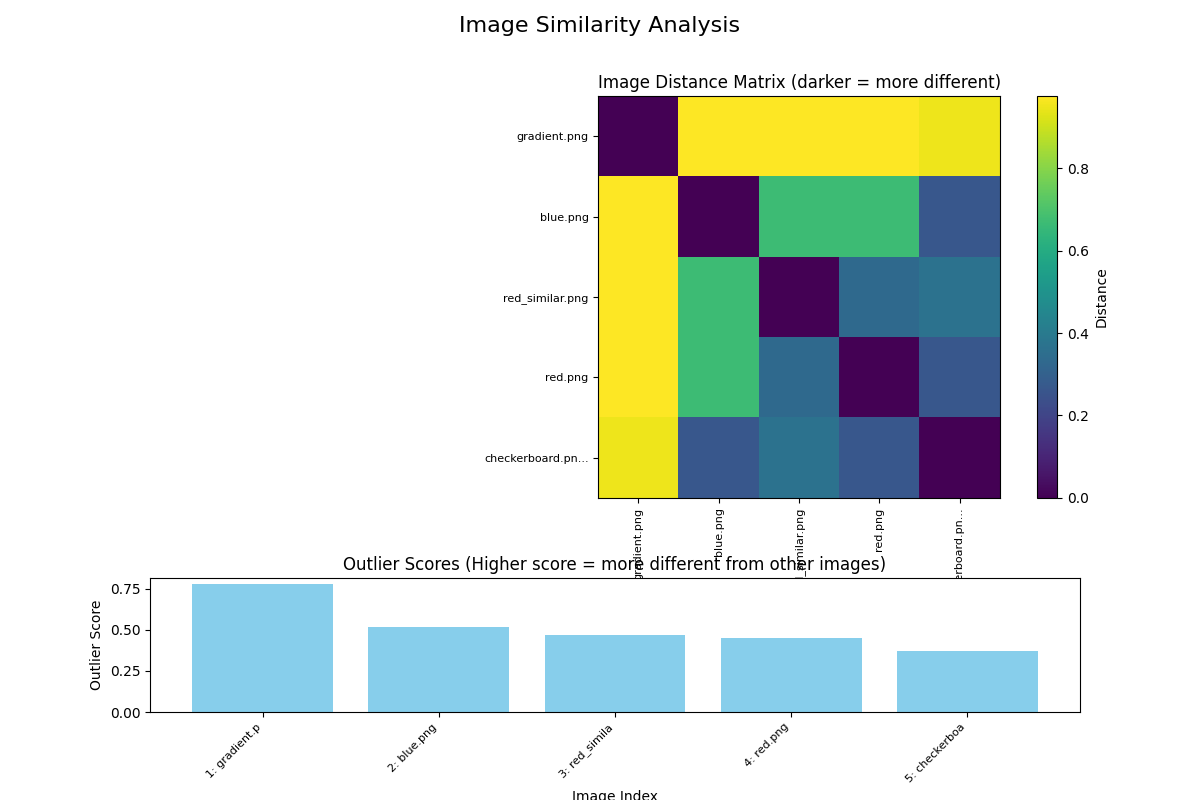
#> input picture test_images/comparison_visualization.png, 1200 x 800 px; its folder holds only this picture in this run
$ python -i image_utils.py   (imports and definitions only)
#> lines starting #> are read from the running program, lines starting #| are printed output that depends on the picture; after the words box and inside, x2 and y2 are one past the last pixel; in counts of white or black regions, pixels touching at a corner belong together
"""
Image Utility Functions for Dataset Preparation Tool
Common image processing functions used throughout the application.
"""

import os
import cv2
import numpy as np

# [118 lines left out: functions load_image_with_mask, crop_to_square, add_padding_to_square, not called in this run]

def improve_mask_detection(mask_img, threshold=20):
    """
    Enhanced mask detection that ensures all relevant mask areas are captured.

    Args:
        mask_img: Original mask image
        threshold: Brightness threshold for detection

    Returns:
        tuple: (improved_mask, bbox) where bbox is (x, y, width, height)
    """
    # Convert to grayscale if not already
    if len(mask_img.shape) == 3:
        if mask_img.shape[2] == 4:  # RGBA
            if np.any(mask_img[:,:,3] > 0):
                gray_mask = mask_img[:,:,3]
            else:
                gray_mask = cv2.cvtColor(mask_img[:,:,:3], cv2.COLOR_BGR2GRAY)
        else:  # RGB
            gray_mask = cv2.cvtColor(mask_img, cv2.COLOR_BGR2GRAY)
    else:
        gray_mask = mask_img.copy()

    # Apply threshold to create binary mask
    _, binary_mask = cv2.threshold(gray_mask, threshold, 255, cv2.THRESH_BINARY)

    # Apply morphological operations to enhance the mask
    kernel = np.ones((5, 5), np.uint8)
    binary_mask = cv2.morphologyEx(binary_mask, cv2.MORPH_CLOSE, kernel)

    # Find all contours
    contours, _ = cv2.findContours(binary_mask, cv2.RETR_EXTERNAL, cv2.CHAIN_APPROX_SIMPLE)

    # If no contours found, return full image bounds
    if not contours:
        h, w = mask_img.shape[:2]
        return binary_mask, (0, 0, w, h)

    # Create a mask that includes all contours
    combined_mask = np.zeros_like(binary_mask)

    # Filter contours by area - only keep significant ones
    min_area = binary_mask.shape[0] * binary_mask.shape[1] * 0.0005  # 0.05% of image area
    valid_contours = [c for c in contours if cv2.contourArea(c) > min_area]

    # If no valid contours after filtering, use all contours
    if not valid_contours:
        valid_contours = contours

    # Draw all valid contours on the combined mask
    cv2.drawContours(combined_mask, valid_contours, -1, 255, -1)

    # Now find the global bounding box of all contours
    x_coords = []
    y_coords = []

    for contour in valid_contours:
        for point in contour:
            x_coords.append(point[0][0])
            y_coords.append(point[0][1])

    # Calculate bounding box from min/max coordinates
    if x_coords and y_coords:
        min_x = max(0, min(x_coords))
        min_y = max(0, min(y_coords))
        max_x = min(binary_mask.shape[1], max(x_coords))
        max_y = min(binary_mask.shape[0], max(y_coords))

        # Create the bounding box
        bbox = (min_x, min_y, max_x - min_x, max_y - min_y)
    else:
        # Fallback to full image if something went wrong
        h, w = mask_img.shape[:2]
        bbox = (0, 0, w, h)

    return combined_mask, bbox

>>> import cv2
>>> picture = cv2.imread('../test_images/comparison_visualization.png', cv2.IMREAD_GRAYSCALE)
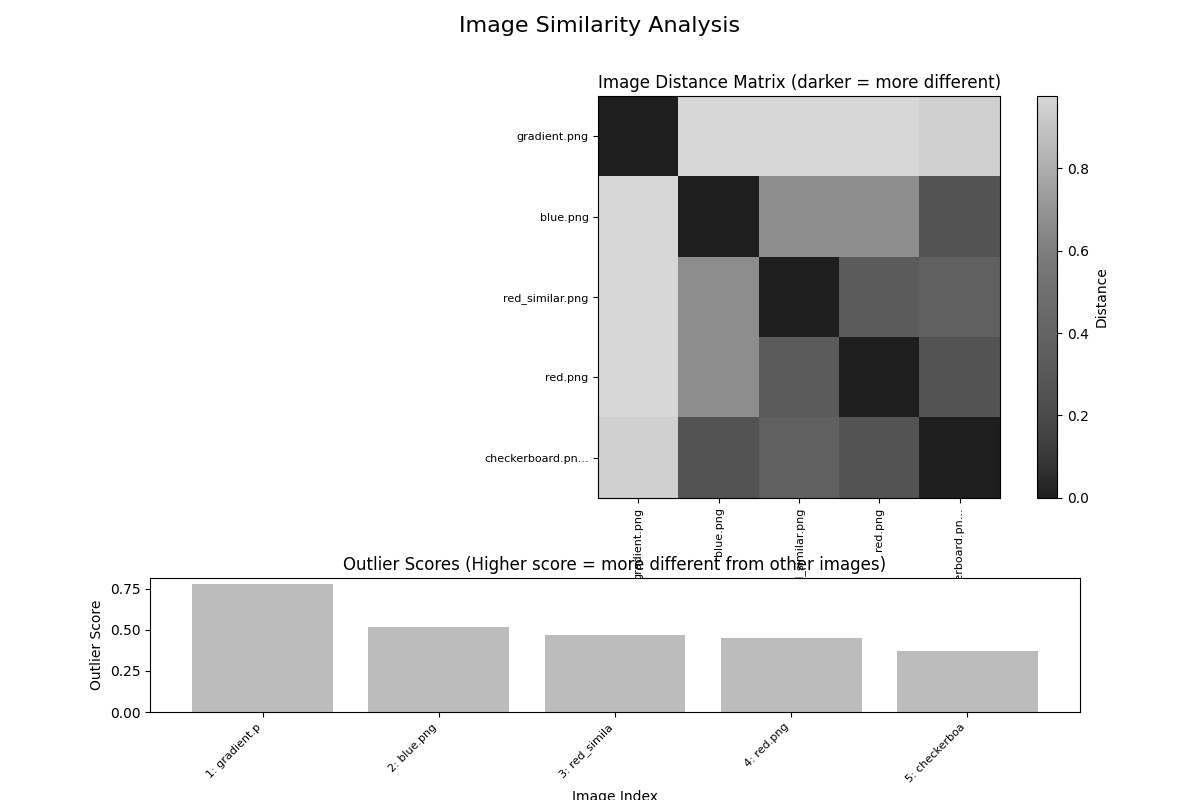
#> picture: shape (800, 1200); min 0, max 255, mean 224.4
>>> result = improve_mask_detection(picture)
#> in improve_mask_detection, `_, binary_mask = cv2.threshold(gray_mask, threshold, 255, cv2.THRESH_B..`:
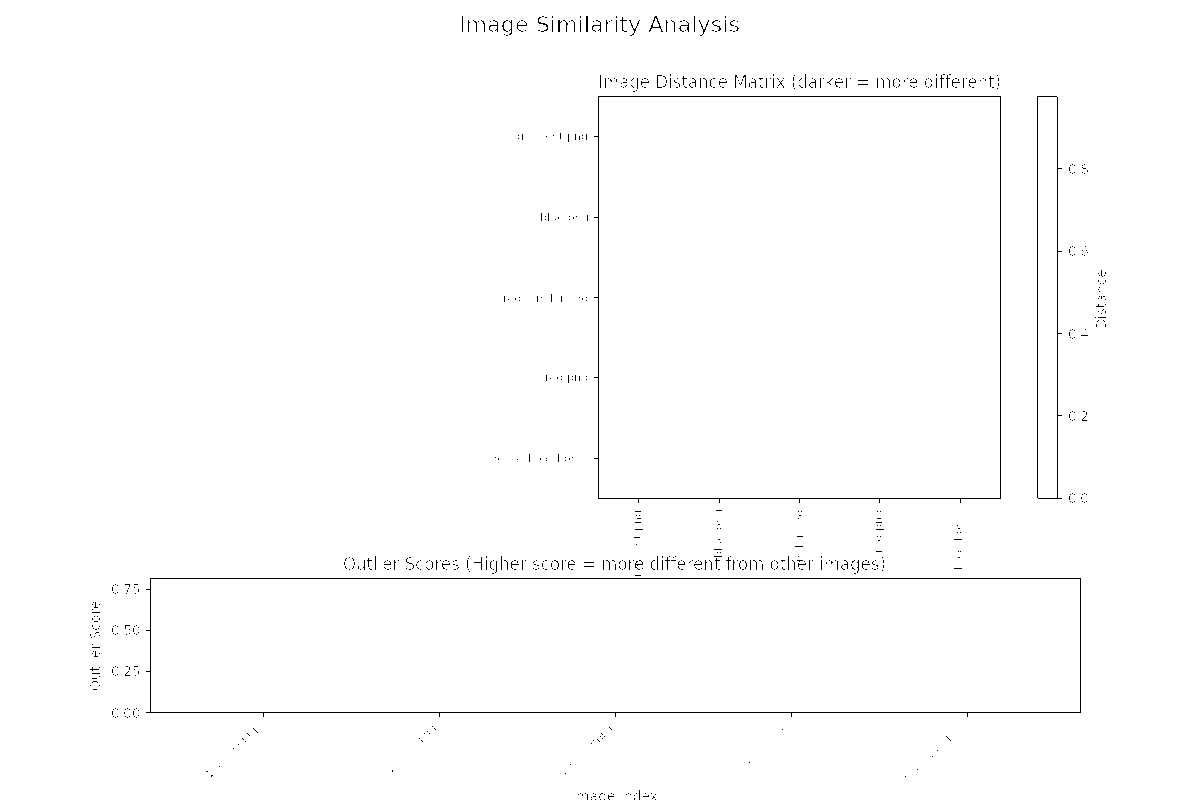
#> binary_mask: shape (800, 1200); 99.2% white; black in thin lines or dots, all inside (x1, y1, x2, y2) = (90, 16, 1106, 800)
#> in improve_mask_detection, `binary_mask = cv2.morphologyEx(binary_mask, cv2.MORPH_CLOSE, kernel)`: binary_mask: shape (800, 1200); every value is 255
#> in improve_mask_detection, `contours, _ = cv2.findContours(binary_mask, cv2.RETR_EXTERNAL, cv2.CHA..`: contours = [[[0, 0], [0, 799], [1199, 799], [1199, 0]]]
#> the loop in improve_mask_detection, `for contour in valid_contours:` made 1 pass
#> contour on pass 1: [[0, 0], [0, 799], [1199, 799], [1199, 0]]
#> after the loop in improve_mask_detection, `for contour in valid_contours:`: x_coords = [0, 0, 1199, 1199]; y_coords = [0, 799, 799, 0]
#> in improve_mask_detection, `min_x = max(0, min(x_coords))`: min_x = 0
#> in improve_mask_detection, `max_x = min(binary_mask.shape[1], max(x_coords))`: max_x = 1199
#> in improve_mask_detection, `max_y = min(binary_mask.shape[0], max(y_coords))`: max_y = 799
#> in improve_mask_detection, `bbox = (min_x, min_y, max_x - min_x, max_y - min_y)`: bbox = (0, 0, 1199, 799)

$ run again, on test_images/detailed_report.png
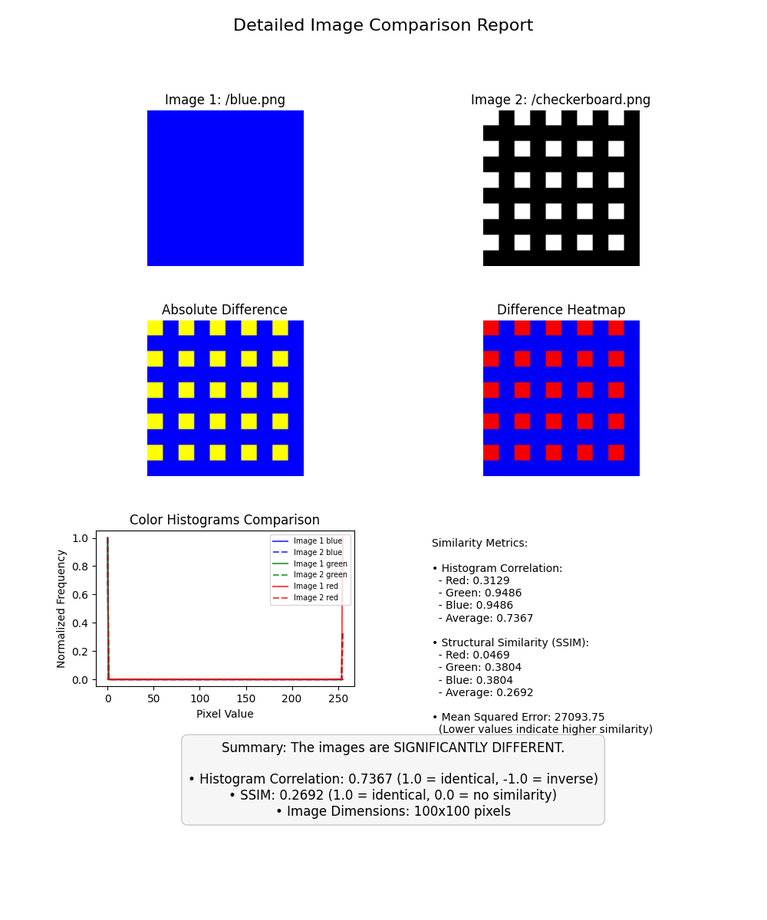
#> input picture test_images/detailed_report.png, 767 x 920 px, shrunk from 1000 x 1200 before the run
#> in improve_mask_detection, `_, binary_mask = cv2.threshold(gray_mask, threshold, 255, cv2.THRESH_B..`:
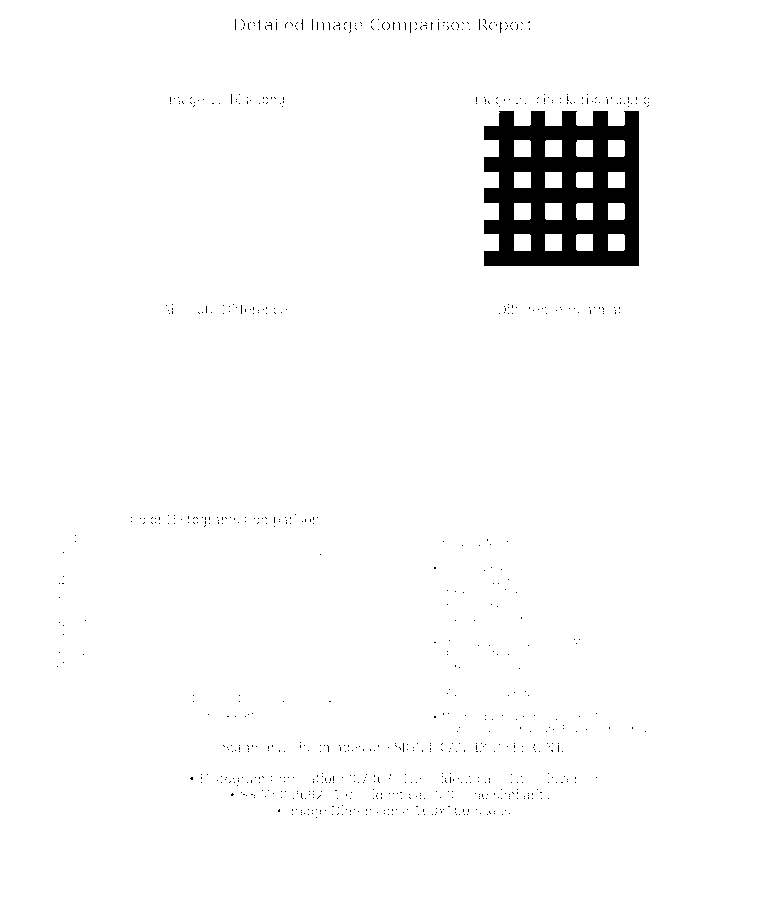
#> binary_mask: shape (920, 767); 97.4% white; 753 black regions (752 under 20 px), largest, box (x1, y1, x2, y2) and area: (484, 111, 639, 266) 17244
#> in improve_mask_detection, `binary_mask = cv2.morphologyEx(binary_mask, cv2.MORPH_CLOSE, kernel)`:
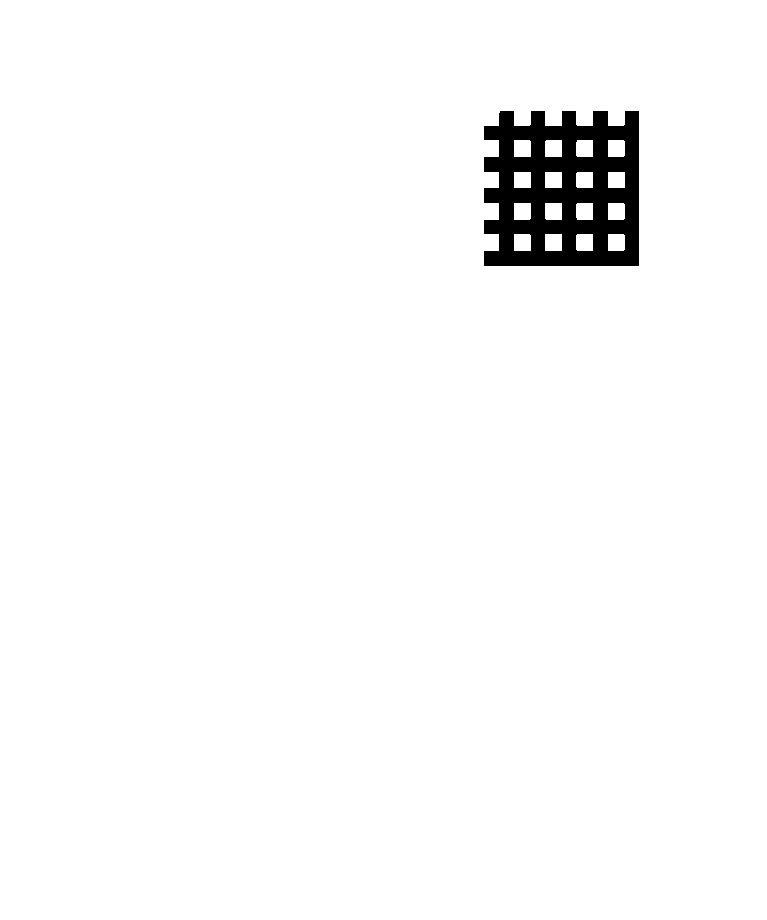
#> binary_mask: shape (920, 767); 97.6% white; 1 black region, box (x1, y1, x2, y2) and area: (484, 111, 639, 266) 17241
#> contours = [[[0, 0], [0, 919], [766, 919], [766, 0]]]
#> combined_mask: shape (920, 767); every value is 255
#> the loop in improve_mask_detection, `for contour in valid_contours:` made 1 pass
#> contour on pass 1: [[0, 0], [0, 919], [766, 919], [766, 0]]
#> after the loop in improve_mask_detection, `for contour in valid_contours:`: x_coords = [0, 0, 766, 766]; y_coords = [0, 919, 919, 0]
#> min_x = 0
#> max_x = 766
#> max_y = 919
#> bbox = (0, 0, 766, 919)
